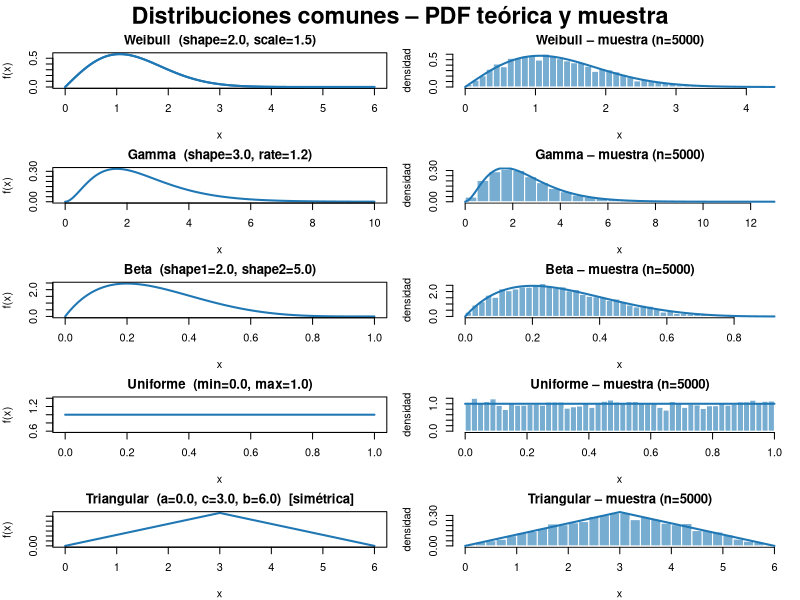
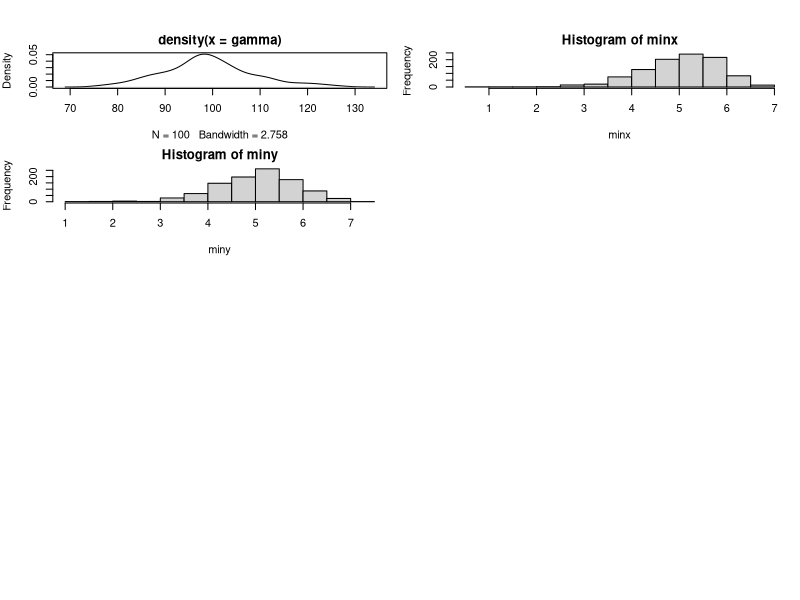

These figures' R source, in order:










set.seed(10)
m1<-rnorm(40,10,2)
m2<-rnorm(37,10,2)
m3<-rnorm(42,11,5)
t.test(m1,m2,alternative = "two.sided", conflevel = 0.9)

#para  ANOVA
datos <- data.frame(valor = c(m1, m2, m3), grupo = factor(rep(c("m1", "m2", "m3"),  times = c(length(m1), length(m2), length(m3)))))


modelo <- aov(valor ~ grupo, data = datos)
summary(modelo)

#Comparacion 1 a 1
TukeyHSD(modelo)

#lsd
pairwise.t.test(datos$valor, datos$grupo, p.adjust.method = "none")

#clase 3 creo
1- pbinom(6,10,0.5)

1- pbinom(7,10,0.5)

1- pbinom(8,10,0.5)

# ============================================================
# Distribuciones: Weibull, Gamma, Beta, Uniforme, Triangular
# ============================================================

set.seed(42)
par(mfrow = c(5, 2),            # 5 filas, 2 columnas: PDF | Histograma
    mar = c(4, 4, 2, 1),
    oma = c(0, 0, 2, 0))         # margen exterior para el título
col_curve <- "#1f77b4"
col_hist  <- "#1f77b4"

# ---------- 1. WEIBULL ----------
shape_w <- 2; scale_w <- 1.5
x_w <- seq(0, 6, length.out = 400)
y_w <- dweibull(x_w, shape = shape_w, scale = scale_w)
samp_w <- rweibull(5000, shape = shape_w, scale = scale_w)

plot(x_w, y_w, type = "l", lwd = 2, col = col_curve,
     main = sprintf("Weibull  (shape=%.1f, scale=%.1f)", shape_w, scale_w),
     xlab = "x", ylab = "f(x)")
curve(dweibull(x, shape_w, scale_w), add = TRUE, lwd = 2, col = col_curve)
hist(samp_w, breaks = 40, freq = FALSE, col = adjustcolor(col_hist, 0.6),
     border = "white", main = "Weibull – muestra (n=5000)",
     xlab = "x", ylab = "densidad")
curve(dweibull(x, shape_w, scale_w), add = TRUE, lwd = 2, col = col_curve)

# ---------- 2. GAMMA ----------
shape_g <- 3; rate_g <- 1.2
x_g <- seq(0, 10, length.out = 400)
y_g <- dgamma(x_g, shape = shape_g, rate = rate_g)
samp_g <- rgamma(5000, shape = shape_g, rate = rate_g)

plot(x_g, y_g, type = "l", lwd = 2, col = col_curve,
     main = sprintf("Gamma  (shape=%.1f, rate=%.1f)", shape_g, rate_g),
     xlab = "x", ylab = "f(x)")
hist(samp_g, breaks = 40, freq = FALSE, col = adjustcolor(col_hist, 0.6),
     border = "white", main = "Gamma – muestra (n=5000)",
     xlab = "x", ylab = "densidad")
curve(dgamma(x, shape_g, rate_g), add = TRUE, lwd = 2, col = col_curve)

# ---------- 3. BETA ----------
a_b <- 2; b_b <- 5
x_b <- seq(0, 1, length.out = 400)
y_b <- dbeta(x_b, a_b, b_b)
samp_b <- rbeta(5000, a_b, b_b)

plot(x_b, y_b, type = "l", lwd = 2, col = col_curve,
     main = sprintf("Beta  (shape1=%.1f, shape2=%.1f)", a_b, b_b),
     xlab = "x", ylab = "f(x)")
hist(samp_b, breaks = 40, freq = FALSE, col = adjustcolor(col_hist, 0.6),
     border = "white", main = "Beta – muestra (n=5000)",
     xlab = "x", ylab = "densidad")
curve(dbeta(x, a_b, b_b), add = TRUE, lwd = 2, col = col_curve)

# ---------- 4. UNIFORME ----------
min_u <- 0; max_u <- 1
x_u <- seq(min_u, max_u, length.out = 400)
y_u <- dunif(x_u, min_u, max_u)
samp_u <- runif(5000, min_u, max_u)

plot(x_u, y_u, type = "l", lwd = 2, col = col_curve,
     main = sprintf("Uniforme  (min=%.1f, max=%.1f)", min_u, max_u),
     xlab = "x", ylab = "f(x)")
hist(samp_u, breaks = 40, freq = FALSE, col = adjustcolor(col_hist, 0.6),
     border = "white", main = "Uniforme – muestra (n=5000)",
     xlab = "x", ylab = "densidad")
curve(dunif(x, min_u, max_u), add = TRUE, lwd = 2, col = col_curve)

# ---------- 5. TRIANGULAR (simétrica) ----------
# triangular simétrica: left = a, mode = c, right = b  con c = (a+b)/2
a_t <- 0; b_t <- 6; c_t <- (a_t + b_t) / 2
# función de densidad triangular
dtri  <- function(x, a, c, b) ifelse(x < a | x > b, 0,
                                ifelse(x <= c, 2*(x-a)/((b-a)*(c-a)),
                                              2*(b-x)/((b-a)*(b-c))))
x_t <- seq(a_t, b_t, length.out = 400)
y_t <- dtri(x_t, a_t, c_t, b_t)
# muestreo: inversión de la CDF
rtri <- function(n, a, c, b) {
  u <- runif(n)
  # CDF inversa por tramos
  ifelse(u < (c-a)/(b-a),
         a + sqrt(u * (b-a)*(c-a)),
         b - sqrt((1-u) * (b-a)*(b-c)))
}
samp_t <- rtri(5000, a_t, c_t, b_t)

plot(x_t, y_t, type = "l", lwd = 2, col = col_curve,
     main = sprintf("Triangular  (a=%.1f, c=%.1f, b=%.1f)  [simétrica]", a_t, c_t, b_t),
     xlab = "x", ylab = "f(x)")
hist(samp_t, breaks = 40, freq = FALSE, col = adjustcolor(col_hist, 0.6),
     border = "white", main = "Triangular – muestra (n=5000)",
     xlab = "x", ylab = "densidad")
curve(dtri(x, a_t, c_t, b_t), add = TRUE, lwd = 2, col = col_curve)

mtext("Distribuciones comunes – PDF teórica y muestra", outer = TRUE, cex = 1.4, font = 2)



# ============================================================
# Test de simetría para una muestra
# ============================================================

simetria_test <- function(x, B = 5000, conf = 0.95) {
  x <- x[is.finite(x)]
  n <- length(x)
  
  cat("========================================\n")
  cat(sprintf("  Test de simetría  (n = %d)\n", n))
  cat("========================================\n\n")
  
  # -------- 1) Coeficiente de asimetría (skewness) --------
  m  <- mean(x)
  s  <- sd(x)
  m3 <- mean((x - m)^3)
  g1 <- m3 / s^3                          # skewness de Fisher
  se_g1 <- sqrt(6 * n * (n - 1) / ((n - 2) * (n + 1) * (n + 3)))
  z_g1  <- g1 / se_g1
  p_g1  <- 2 * pnorm(-abs(z_g1))          # prueba bilateral H0: g1 = 0
  
  cat("1) SKEWNESS (asimetría de Fisher)\n")
  cat(sprintf("   g1 = %.4f   |   SE = %.4f   |   z = %.3f   |   p = %.4f\n\n",
              g1, se_g1, z_g1, p_g1))
  
  # -------- 2) Wilcoxon signed-rank (H0: mediana = 0) --------
  #    Si la distribución es simétrica alrededor de la mediana,
  #    los rangos con signo deberían equilibrarse.
  xc <- x - median(x)                      # centrar en la mediana
  w  <- suppressWarnings(wilcox.test(xc, mu = 0, exact = FALSE))
  
  cat("2) WILCOXON SIGNED-RANK (centrado en la mediana)\n")
  cat(sprintf("   W = %.0f   |   p = %.4f\n\n", w$statistic, w$p.value))
  
  # -------- 3) Bootstrap: compara con su distribución espejo --------
  #    Estadístico: S = sum |xi - mediana|
  #    H0: x y su espejo (2*mediana - x) vienen de la misma dist.
  centro <- median(x)
  S_obs  <- sum(abs(x - centro))
  S_boot <- replicate(B, {
    # mezclar los signos preservando las magnitudes
    xs <- sample(c(-1, 1), n, replace = TRUE) * abs(x - centro)
    sum(abs(xs))
  })
  p_boot <- mean(S_boot >= S_obs)          # unilateral derecha
  
  cat(sprintf("3) BOOTSTRAP ESPEJO  (B = %d)\n", B))
  cat(sprintf("   S_obs = %.3f   |   p = %.4f\n\n", S_obs, p_boot))
  
  # -------- Veredicto --------
  alpha <- 1 - conf
  signif <- ifelse(p_g1 < alpha | p_boot < alpha, "NO simétrica", "simétrica")
  cat(sprintf(">> Conclusión al %.0f%%: la muestra parece %s.\n",
              conf*100, signif))
  
  invisible(list(skewness = g1, p_skewness = p_g1,
                 wilcoxon  = w$p.value,
                 p_bootstrap = p_boot))
}

# ============================================================
# Ejemplos
# ============================================================
set.seed(42)

# 1) Muestra claramente asimétrica (exponencial)
x_asim <- rexp(800, rate = 1)
simetria_test(x_asim)

# 2) Muestra simétrica (normal)
x_sim <- rnorm(800)
simetria_test(x_sim)

# 3) Tu propio vector:

gamma<-rgamma(100,100,1)
 simetria_test(gamma)
plot(density(gamma))


library(tidyverse)

set.seed(2026)

df <- tibble(
  fecha = seq.Date(from = as.Date("2025-01-01"), by = "day", length.out = 60),
  region = sample(c("Norte", "Sur", "Centro", "Este", "Oeste"), 60, replace = TRUE),
  categoria = sample(c("Tecnología", "Hogar", "Salud", "Moda", "Deportes"), 60, replace = TRUE),
  edad = sample(18:68, 60, replace = TRUE),
  ingreso_mensual = round(rnorm(60, mean = 3200, sd = 900), 0),
  compras_mes = sample(0:9, 60, replace = TRUE),
  gasto_total = round(ingreso_mensual * (0.08 + compras_mes * 0.045) + rnorm(60, mean = 0, sd = 180), 0),
  cliente_frecuente = if_else(compras_mes >= 5 & region %in% c("Norte", "Centro"), TRUE, FALSE),
  score_satisfaccion = sample(1:5, 60, replace = TRUE),
  canal = sample(c("Web", "App", "Tiendas", "WhatsApp"), 60, replace = TRUE)
)

df
set.seed(8)
x<-rnorm(100,10,2)
y<-rnorm(100,10,2)
 
shapiro.test(x)
shapiro.test(y)

minx<-numeric(1000)
miny<-numeric(1000)
for(i in 1:1000){
  set.seed(i)
  x<-rnorm(100,10,2)
  y<-rnorm(100,10,2)
  minx[i]<-min(x)
  miny[i]<-min(y)
}
hist(minx)
hist(miny)

shapiro.test(minx)
shapiro.test(miny)

####------------------------------Ejercicio 2-------------------------------####
# 1. Crear el dataframe en formato ancho (tal como está en la imagen)
df_ancho <- data.frame(
  Estanque_1 = c(7.68, 7.69, 7.70, 7.70, 7.72, 7.73, 7.73, 7.76),
  Estanque_2 = c(7.71, 7.73, 7.74, 7.74, 7.78, 7.78, 7.80, 7.81),
  Estanque_3 = c(7.74, 7.75, 7.77, 7.78, 7.80, 7.81, 7.84, 7.85),
  Estanque_4 = c(7.71, 7.71, 7.74, 7.79, 7.81, 7.85, 7.87, 7.91)
)

# 2. Convertir a formato largo (óptimo para realizar las pruebas estadísticas)
df_largo <- data.frame(
  pH = c(df_ancho$Estanque_1, df_ancho$Estanque_2, df_ancho$Estanque_3, df_ancho$Estanque_4),
  Estanque = factor(rep(c("Estanque 1", "Estanque 2", "Estanque 3", "Estanque 4"), each = 8))
)

# Ver el dataframe estructurado
print(df_largo)

# Prueba de normalidad para cada estanque de forma individual
shapiro_resultados <- tapply(df_largo$pH, df_largo$Estanque, shapiro.test)

# Mostrar los resultados detallados
print(shapiro_resultados)

kruskal.test(df_largo$pH,df_largo$Estanque)

# ANOVA (one-way) and Tukey HSD for df_largo
modelo_aov_largo <- aov(pH ~ Estanque, data = df_largo)
summary(modelo_aov_largo)

# Post-hoc pairwise comparisons (Tukey)
tukey_largo <- TukeyHSD(modelo_aov_largo)
tukey_largo

# Pairwise t-tests with Holm adjustment
pairwise.t.test(df_largo$pH, df_largo$Estanque, p.adjust.method = "holm")



####------------------------------Ejercicio 1-------------------------------####

# 1. Crear el dataframe en formato ancho (tal como está en la imagen)
df_ancho2 <- data.frame(
  Hierba   = c(180, 173, 175, 182, 181),
  Arbustos = c(172, 158, 167, 160, 175),
  Arbol    = c(163, 170, 158, 162, 170)
)

# 2. Convertir a formato largo (óptimo para el análisis)
df_largo2 <- data.frame(
  Abundancia = c(df_ancho2$Hierba, df_ancho2$Arbustos, df_ancho2$Arbol),
  Tratamiento = factor(rep(c("Hierba", "Arbustos", "Arbol"), each = 5))
)

# Ver el dataframe estructurado
print(df_largo2)

# Realizar el test de Kruskal-Wallis
resultado_kruskal2 <- kruskal.test(Abundancia ~ Tratamiento, data = df_largo2)

# Mostrar el resultado en consola
print(resultado_kruskal2)

set.seed(8)
x<- rnorm(100,10,2)
